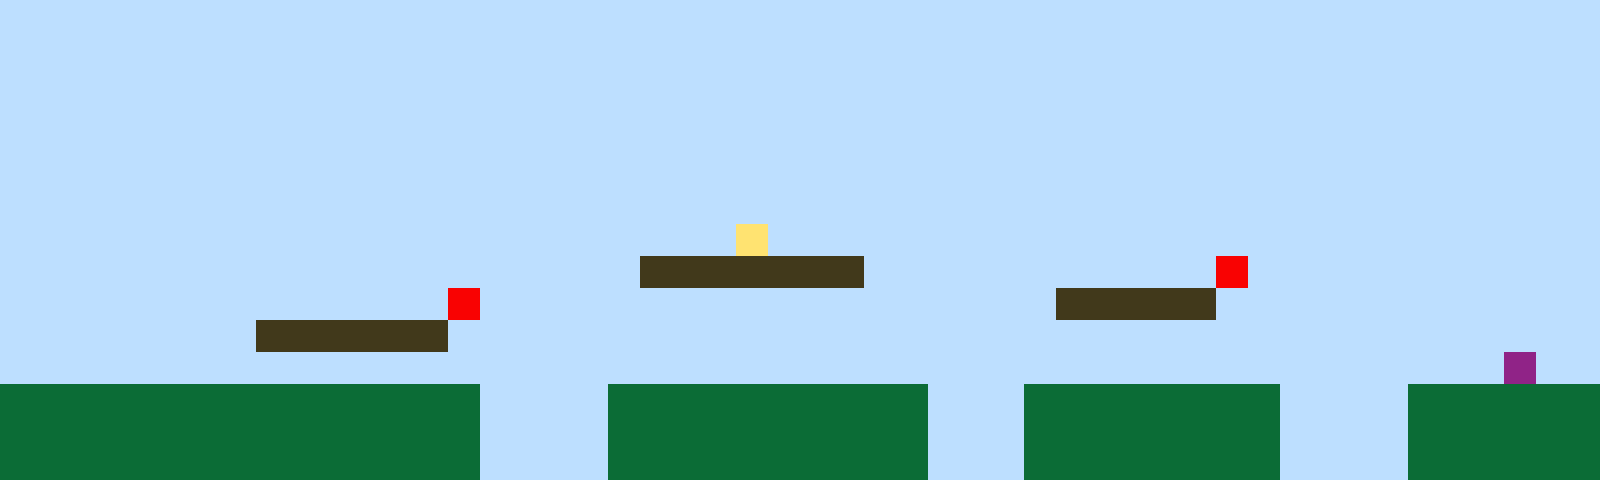

Tiled map render using the project's own tile images. Description and the whole map definition, tile-layer contents included, below:
An orthogonal 50x15 tile map with 32x32 px tiles, 1 tile layer (Tile Layer 1).

<map version="1.10" tiledversion="1.11.2" orientation="orthogonal" renderorder="right-up" width="50" height="15" tilewidth="32" tileheight="32" infinite="0" nextlayerid="2" nextobjectid="1"><editorsettings><export target="map1.csv" format="csv" /></editorsettings><tileset firstgid="1" name="sprites" tilewidth="32" tileheight="32" tilecount="6" columns="3"><image source="sprites.png" width="96" height="64" /></tileset><layer id="1" name="Tile Layer 1" width="50" height="15"><data encoding="csv">1,1,1,1,1,1,1,1,1,1,1,1,1,1,1,1,1,1,1,1,1,1,1,1,1,1,1,1,1,1,1,1,1,1,1,1,1,1,1,1,1,1,1,1,1,1,1,1,1,1,1,1,1,1,1,1,1,1,1,1,1,1,1,1,1,1,1,1,1,1,1,1,1,1,1,1,1,1,1,1,1,1,1,1,1,1,1,1,1,1,1,1,1,1,1,1,1,1,1,1,1,1,1,1,1,1,1,1,1,1,1,1,1,1,1,1,1,1,1,1,1,1,1,1,1,1,1,1,1,1,1,1,1,1,1,1,1,1,1,1,1,1,1,1,1,1,1,1,1,1,1,1,1,1,1,1,1,1,1,1,1,1,1,1,1,1,1,1,1,1,1,1,1,1,1,1,1,1,1,1,1,1,1,1,1,1,1,1,1,1,1,1,1,1,1,1,1,1,1,1,1,1,1,1,1,1,1,1,1,1,1,1,1,1,1,1,1,1,1,1,1,1,1,1,1,1,1,1,1,1,1,1,1,1,1,1,1,1,1,1,1,1,1,1,1,1,1,1,1,1,1,1,1,1,1,1,1,1,1,1,1,1,1,1,1,1,1,1,1,1,1,1,1,1,1,1,1,1,1,1,1,1,1,1,1,1,1,1,1,1,1,1,1,1,1,1,1,1,1,1,1,1,1,1,1,1,1,1,1,1,1,1,1,1,1,1,1,1,1,1,1,1,1,1,1,1,1,1,1,1,1,1,1,1,1,1,1,1,1,1,1,1,1,1,1,1,1,1,1,1,1,1,1,1,1,1,1,1,1,1,1,1,1,1,1,1,1,1,1,1,1,1,1,4,1,1,1,1,1,1,1,1,1,1,1,1,1,1,1,1,1,1,1,1,1,1,1,1,1,1,1,1,1,1,1,1,1,1,1,1,1,1,1,1,1,1,1,1,1,1,3,3,3,3,3,3,3,1,1,1,1,1,1,1,1,1,1,1,5,1,1,1,1,1,1,1,1,1,1,1,1,1,1,1,1,1,1,1,1,1,1,1,1,1,5,1,1,1,1,1,1,1,1,1,1,1,1,1,1,1,1,1,1,3,3,3,3,3,1,1,1,1,1,1,1,1,1,1,1,1,1,1,1,1,1,1,1,1,3,3,3,3,3,3,1,1,1,1,1,1,1,1,1,1,1,1,1,1,1,1,1,1,1,1,1,1,1,1,1,1,1,1,1,1,1,1,1,1,1,1,1,1,1,1,1,1,1,1,1,1,1,1,1,1,1,1,1,1,1,1,1,1,1,1,1,1,1,1,1,1,1,1,1,1,1,1,1,1,1,1,1,1,1,1,1,1,1,6,1,1,2,2,2,2,2,2,2,2,2,2,2,2,2,2,2,1,1,1,1,2,2,2,2,2,2,2,2,2,2,1,1,1,2,2,2,2,2,2,2,2,1,1,1,1,2,2,2,2,2,2,2,2,2,2,2,2,2,2,2,2,2,2,2,2,2,1,1,1,1,2,2,2,2,2,2,2,2,2,2,1,1,1,2,2,2,2,2,2,2,2,1,1,1,1,2,2,2,2,2,2,2,2,2,2,2,2,2,2,2,2,2,2,2,2,2,1,1,1,1,2,2,2,2,2,2,2,2,2,2,1,1,1,2,2,2,2,2,2,2,2,1,1,1,1,2,2,2,2,2,2</data></layer></map>
